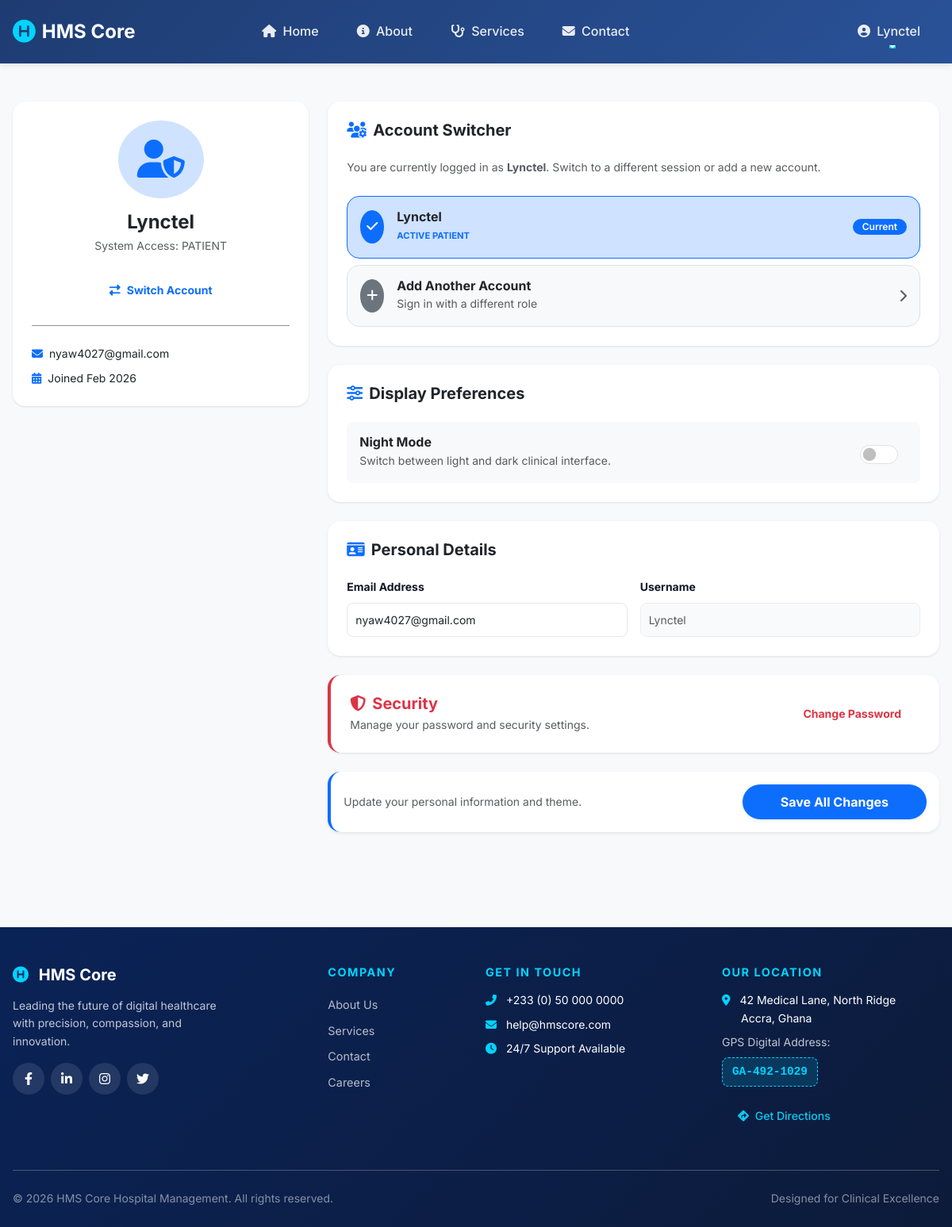
The page /settings/ (signed in) on the database its author committed.
### accounts/models.py (models this page shows, shortened)
class User(AbstractUser):
    ROLE_CHOICES = (
        ('doctor', 'Doctor'),
        ('patient', 'Patient'),
        ('cashier', 'Cashier'),
        ('manager', 'Manager'),
        ('staff', 'Staff'),
        ('pharmacist', 'Pharmacist'), # Added this so your dashboard logic makes sense
        ('lab_tech', 'Lab Technician'),
    )
    role = models.CharField(max_length=20, choices=ROLE_CHOICES, default='patient')
    phone_number = models.CharField(max_length=15, blank=True, null=True)
    address = models.TextField(blank=True, null=True)
    date_of_birth = models.DateField(blank=True, null=True)
    profile_picture = models.ImageField(upload_to='profile_pics/', blank=True, null=True)
    created_at = models.DateTimeField(auto_now_add=True)
    updated_at = models.DateTimeField(auto_now=True)
    class Meta:
        ordering = ['-created_at']

### accounts/views.py (the view, shortened to what this page needs)
# urls.py: path('settings/', views.user_settings, name='settings'),
@login_required
def user_settings(request):
    return render(request, 'accounts/settings.html')

### templates/accounts/settings.html (shortened to what this page needs)
{% extends 'shared/base.html' %}
{% block content %}
<div class="container py-5">
    <div class="row g-4">
        <div class="col-lg-4">
            <div class="card border-0 rounded-4 p-4 text-center sticky-lg-top" style="top: 100px;">
                <div class="bg-primary-subtle d-inline-block p-4 rounded-circle mb-3 mx-auto">
                    <i class="fas fa-user-shield fa-3x text-primary"></i>
                </div>
                <h4 class="fw-bold mb-1">{{ user.username|title }}</h4>
                <p class="text-muted small">System Access: {{ user.role|upper }}</p>
                <a href="{% url 'logout' %}?next={% url 'login' %}" class="btn btn-outline-primary btn-sm w-100 rounded-pill mt-2 fw-bold">
                    <i class="fas fa-exchange-alt me-2"></i>Switch Account
                </a>
                <hr class="opacity-50 my-4">
                <div class="text-start small">
                    <p class="mb-2"><i class="fas fa-envelope me-2 text-primary"></i>{{ user.email }}</p>
                    <p class="mb-0"><i class="fas fa-calendar-alt me-2 text-primary"></i>Joined {{ user.date_joined|date:"M Y" }}</p>
                </div>
            </div>
        </div>
        <div class="col-lg-8">
            <form method="post">
                <div class="card border-0 rounded-4 p-4 mb-4">
                    <h5 class="fw-bold mb-4"><i class="fas fa-users-cog me-2 text-primary"></i>Account Switcher</h5>
                    <p class="text-muted small mb-4">You are currently logged in as <strong>{{ user.username }}</strong>. Switch to a different session or add a new account.</p>
                    <div class="list-group list-group-flush gap-2">
                        <div class="list-group-item d-flex align-items-center justify-content-between border rounded-4 p-3 bg-primary-subtle border-primary">
                            <div class="d-flex align-items-center">
                                <div class="bg-primary text-white rounded-circle p-2 me-3">
                                    <i class="fas fa-check"></i>
                                </div>
                                <div>
                                    <h6 class="mb-0 fw-bold">{{ user.username|title }}</h6>
                                    <small class="text-primary fw-bold text-uppercase" style="font-size: 0.7rem;">Active {{ user.role }}</small>
                                </div>
                            </div>
                            <span class="badge bg-primary rounded-pill">Current</span>
                        </div>
                        <a href="{% url 'login' %}" class="list-group-item list-group-item-action d-flex align-items-center justify-content-between border rounded-4 p-3 bg-light">
                            <div class="d-flex align-items-center">
                                <div class="bg-secondary text-white rounded-circle p-2 me-3">
                                    <i class="fas fa-plus"></i>
                                </div>
                                <div>
                                    <h6 class="mb-0 fw-bold">Add Another Account</h6>
                                    <small class="text-muted">Sign in with a different role</small>
                                </div>
                            </div>
                            <i class="fas fa-chevron-right text-muted"></i>
                        </a>
                    </div>
                </div>
                <div class="card border-0 rounded-4 p-4 mb-4">
                    <h5 class="fw-bold mb-4"><i class="fas fa-sliders-h me-2 text-primary"></i>Display Preferences</h5>
                    <div class="d-flex align-items-center justify-content-between p-3 rounded-3 bg-light">
                        <div>
                            <h6 class="mb-0 fw-bold">Night Mode</h6>
                            <small class="text-muted">Switch between light and dark clinical interface.</small>
                        </div>
                        <div class="form-check form-switch">
                            <input class="form-check-input fs-4" type="checkbox" id="nightModeToggle">
                        </div>
                    </div>
                </div>
                <div class="card border-0 rounded-4 p-4 mb-4">
                    <h5 class="fw-bold mb-4"><i class="fas fa-id-card me-2 text-primary"></i>Personal Details</h5>
                    <div class="row g-3">
                        <div class="col-md-6">
                            <label class="form-label small fw-bold">Email Address</label>
                            <input type="email" name="email" class="form-control rounded-3" value="{{ user.email }}">
                        </div>
                        <div class="col-md-6">
                            <label class="form-label small fw-bold">Username</label>
                            <input type="text" class="form-control rounded-3 opacity-75 bg-light" value="{{ user.username }}" readonly>
                        </div>
                    </div>
                </div>
                <div class="card border-0 rounded-4 p-4 mb-4 border-start border-danger border-4">
                    <div class="d-flex justify-content-between align-items-center">
                        <div>
                            <h5 class="fw-bold text-danger mb-1"><i class="fas fa-shield-alt me-2"></i>Security</h5>
                            <p class="text-muted small mb-0">Manage your password and security settings.</p>
                        </div>
                        <a href="{% url 'password_change' %}" class="btn btn-outline-danger btn-sm rounded-pill px-4 fw-bold">
                            Change Password
                        </a>
                    </div>
                </div>
                <div class="card border-0 rounded-4 p-3 border-start border-primary border-4 shadow-sm">
                    <div class="d-flex justify-content-between align-items-center">
                        <span class="text-muted small">Update your personal information and theme.</span>
                        <button type="submit" class="btn btn-primary rounded-pill px-5 fw-bold shadow-sm">Save All Changes</button>
                    </div>
                </div>
            </form>
        </div>
    </div>
</div>
{% endblock %}

### templates/shared/base.html (shortened to what this page needs)
<!DOCTYPE html>
<html lang="en">
<head>
    {% load static %}
    <link href="https://cdn.jsdelivr.net/npm/bootstrap@5.3.0/dist/css/bootstrap.min.css" rel="stylesheet">
    <link rel="stylesheet" href="https://cdnjs.cloudflare.com/ajax/libs/font-awesome/6.4.0/css/all.min.css">
    <link rel="stylesheet" href="{% static 'css/style.css' %}">
</head>
<body>
    <nav class="navbar navbar-expand-lg navbar-dark">
        <div class="container">
            <a class="navbar-brand" href="{% url 'home' %}">
                <i class="fas fa-hospital-symbol"></i>
                HMS Core
            </a>
            <div class="collapse navbar-collapse" id="navbarNav">
                <ul class="navbar-nav mx-auto">
                    <li class="nav-item">
                        <a class="nav-link" href="{% url 'home' %}">
                            <i class="fas fa-home me-1"></i> Home
                        </a>
                    </li>
                    <li class="nav-item">
                        <a class="nav-link" href="{% url 'about' %}">
                            <i class="fas fa-info-circle me-1"></i> About
                        </a>
                    </li>
                    <li class="nav-item">
                        <a class="nav-link" href="{% url 'services' %}">
                            <i class="fas fa-stethoscope me-1"></i> Services
                        </a>
                    </li>
                    <li class="nav-item">
                        <a class="nav-link" href="{% url 'contact' %}">
                            <i class="fas fa-envelope me-1"></i> Contact
                        </a>
                    </li>
                </ul>
                <ul class="navbar-nav ms-auto align-items-lg-center">
                    {% if user.is_authenticated %}
                        <li class="nav-item dropdown">
                            <a class="nav-link dropdown-toggle" href="#" role="button" data-bs-toggle="dropdown" aria-expanded="false">
                                <i class="fas fa-user-circle me-1"></i>
                                {{ user.get_full_name|default:user.username }}
                            </a>
                        </li>
                    {% endif %}
                </ul>
            </div>
        </div>
    </nav>
    <main>
        {% block content %}{% endblock %}
    </main>
    <footer class="custom-footer pt-5 pb-4 mt-5">
        <div class="container">
            <div class="row g-4">
                <div class="col-lg-3 col-md-6">
                    <h5 class="fw-bold mb-3">
                        <i class="fas fa-hospital-symbol me-2" style="color: var(--accent-color);"></i>
                        HMS Core
                    </h5>
                    <p class="small opacity-75">
                        Leading the future of digital healthcare with precision, compassion, and innovation.
                    </p>
                    <div class="d-flex gap-2 mt-3">
                        <a href="#" class="social-circle" aria-label="Facebook">
                            <i class="fab fa-facebook-f"></i>
                        </a>
                        <a href="#" class="social-circle" aria-label="LinkedIn">
                            <i class="fab fa-linkedin-in"></i>
                        </a>
                        <a href="#" class="social-circle" aria-label="Instagram">
                            <i class="fab fa-instagram"></i>
                        </a>
                        <a href="#" class="social-circle" aria-label="Twitter">
                            <i class="fab fa-twitter"></i>
                        </a>
                    </div>
                </div>
                <div class="col-lg-2 col-md-6 offset-lg-1">
                    <h6 class="footer-heading">Company</h6>
                    <ul class="list-unstyled">
                        <li><a href="{% url 'about' %}" class="footer-link">About Us</a></li>
                        <li><a href="{% url 'services' %}" class="footer-link">Services</a></li>
                        <li><a href="{% url 'contact' %}" class="footer-link">Contact</a></li>
                        <li><a href="#" class="footer-link">Careers</a></li>
                    </ul>
                </div>
                <div class="col-lg-3 col-md-6">
                    <h6 class="footer-heading">Get In Touch</h6>
                    <p class="small mb-2">
                        <i class="fas fa-phone-alt me-2" style="color: var(--accent-color);"></i>
                        +233 (0) 50 000 0000
                    </p>
                    <p class="small mb-2">
                        <i class="fas fa-envelope me-2" style="color: var(--accent-color);"></i>
                        help@hmscore.com
                    </p>
                    <p class="small mb-0">
                        <i class="fas fa-clock me-2" style="color: var(--accent-color);"></i>
                        24/7 Support Available
                    </p>
                </div>
                <div class="col-lg-3 col-md-6">
                    <h6 class="footer-heading">Our Location</h6>
                    <p class="small mb-2">
                        <i class="fas fa-map-marker-alt me-2" style="color: var(--accent-color);"></i>
                        42 Medical Lane, North Ridge<br>
                        <span class="ms-4">Accra, Ghana</span>
                    </p>
                    <div class="mb-3">
                        <span class="small d-block mb-2 opacity-75">GPS Digital Address:</span>
                        <div class="gps-badge">GA-492-1029</div>
                    </div>
                    <a href="https://www.google.com/maps/search/?api=1&query=Accra+Ghana"
                       target="_blank"
                       class="btn btn-sm btn-outline-info rounded-pill">
                        <i class="fas fa-directions me-1"></i> Get Directions
                    </a>
                </div>
            </div>
            <hr class="mt-5 mb-4 border-light opacity-10">
            <div class="row align-items-center">
                <div class="col-md-6 text-center text-md-start">
                    <p class="small opacity-50 mb-0">
                        &copy; 2026 HMS Core Hospital Management. All rights reserved.
                    </p>
                </div>
                <div class="col-md-6 text-center text-md-end">
                    <p class="small opacity-50 mb-0">
                        Designed for Clinical Excellence
                    </p>
                </div>
            </div>
        </div>
    </footer>
</body>
</html>

### rows shown on the page
User: get_full_name "Lynctel", username "Lynctel", role "PATIENT", email "nyaw4027@gmail.com", date_joined "Feb 2026"
